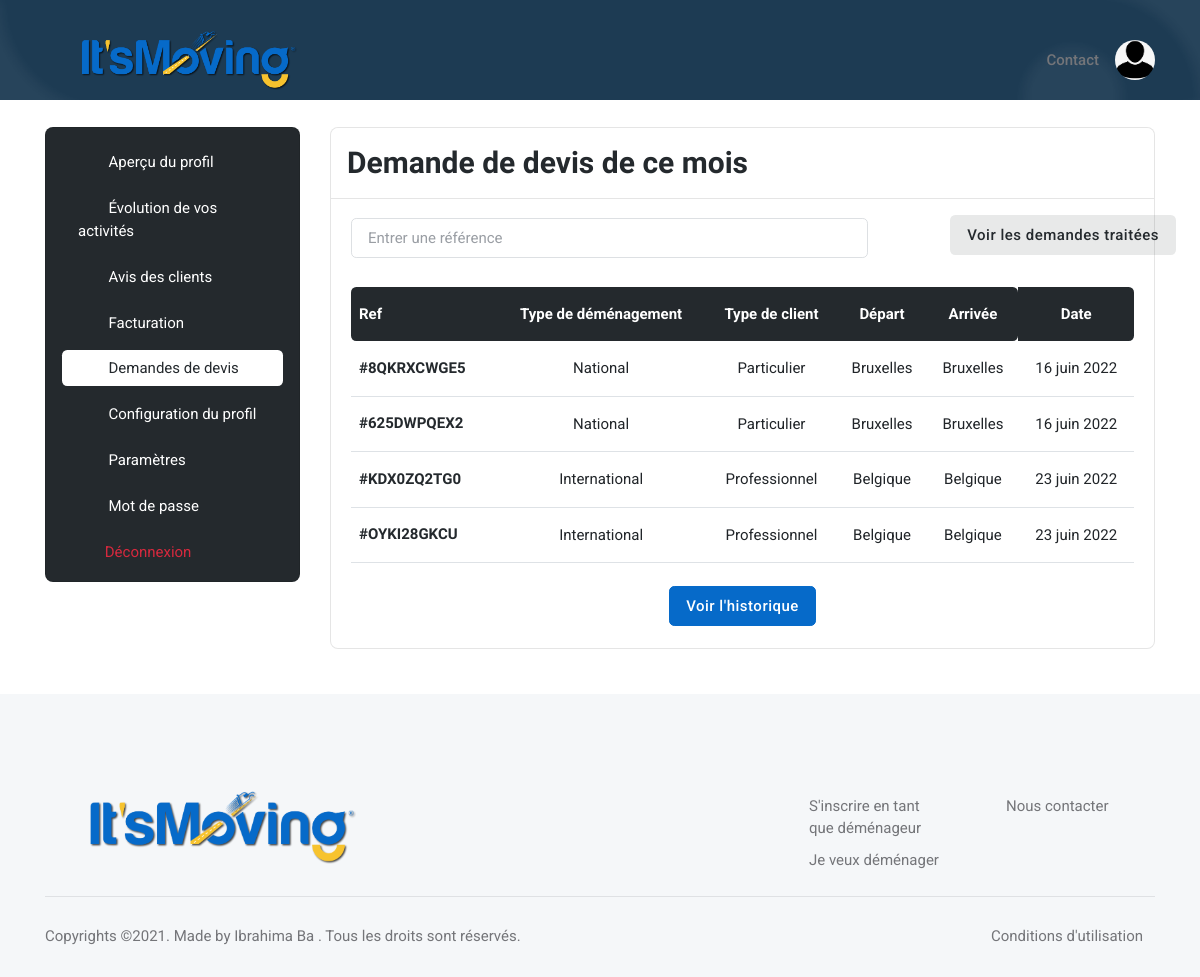
Page /user/quote_request/ (signed in) on the earlier database version.
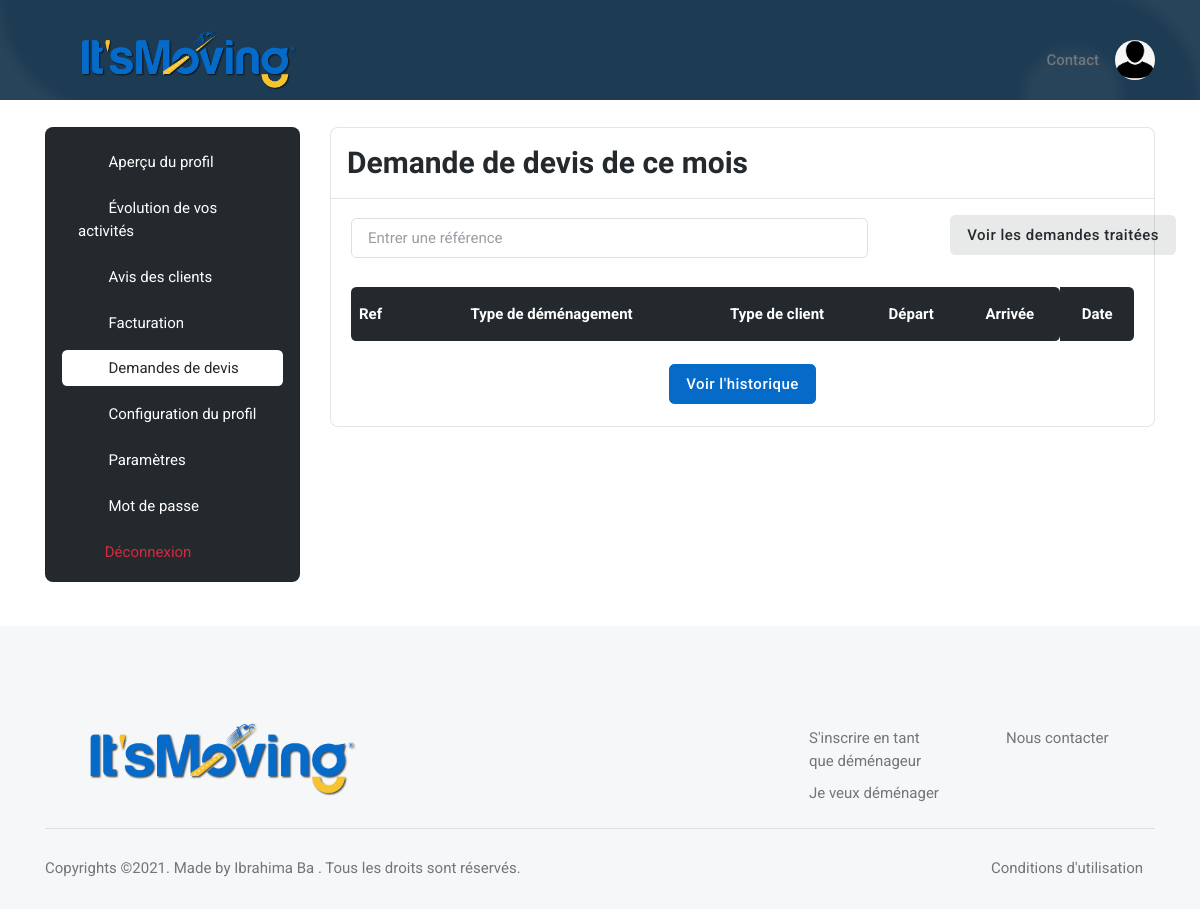
Same page on the later database version.
### base_app/models.py (models this page shows, shortened)
class Mover_Quote_Request(models.Model):
    created = models.DateTimeField(auto_now_add=True)
    quote_request = models.ForeignKey(Quote_Request, on_delete=models.CASCADE)
    treated = models.BooleanField(default=False)
    rejected = models.BooleanField(default=False)
    paid = models.CharField(max_length=20, default='Non payé') #can be 'Non payé' or 'Payé' or 'Vérification en cours...'
    mover = models.ForeignKey(Mover, on_delete=models.CASCADE)

class Quote_Request(models.Model):
    ref = models.CharField(max_length=30)
    Adresse_Departure = models.CharField(max_length=300)
    Postal_Code_Departure = models.IntegerField()
    Residence_Number_or_Name_Departure = models.CharField(max_length=300)
    Residence_Departure = models.CharField(max_length=300)
    Number_Room_Departure = models.IntegerField()
    Country_Arrival = models.CharField(max_length=300, default="")
    City_Arrival_for_international_moving = models.CharField(max_length=300, default="")
    Region_Arrival_for_national_moving = models.CharField(max_length=300, default="")
    Adresse_Arrival = models.CharField(max_length=300)
    Residence_Number_or_Name_Arrival = models.CharField(max_length=300)
    Postal_Code_Arrival = models.IntegerField()
    Residence_Arrival = models.CharField(max_length=300)
    packing_service = models.BooleanField(default=False)
    packaging_materials = models.BooleanField(default=False)
    furniture_assembly_disassembly = models.BooleanField(default=False)
    furniture_storage = models.BooleanField(default=False)
    Additional_informations = models.CharField(max_length=300)
    firstname = models.CharField(max_length=300, default="")
    lastname = models.CharField(max_length=300, default="")
    email = models.EmailField(default="")
    phone_number = models.CharField(max_length=30, default="")
    created = models.DateTimeField(auto_now_add=True)
    distributed = models.BooleanField(default=False)
    moving_date = models.DateTimeField(auto_now_add=False)
    moving_date1 = models.DateTimeField(auto_now_add=False)
    moving_date2 = models.DateTimeField(auto_now_add=False)
    moving_type1 = models.ForeignKey(Moving_Type1, on_delete=models.CASCADE)
    moving_type2 = models.ForeignKey(Moving_Type2, on_delete=models.CASCADE)
    country = models.ForeignKey(Country, on_delete=models.CASCADE, default="")
    region = models.ForeignKey(Region, on_delete=models.CASCADE, default="")

class Moving_Type1(models.Model):  # can be national opr international
    name = models.CharField(max_length=300)

class Moving_Type2(models.Model):  # can be 'particulier' or 'professionnel'
    name = models.CharField(max_length=300)

class Region(models.Model):
    name = models.CharField(max_length=300)
    country = models.ForeignKey(Country, on_delete=models.CASCADE)

class Country(models.Model):
    name = models.CharField(max_length=300)

### user/views.py (the view, shortened to what this page needs)
# urls.py: path('quote_request/', views.quote_request, name='quote_request'),
@login_required
def quote_request(request):
    today = datetime.date.today()
    mover = Mover.objects.filter(user_id=request.user.id).last()
    mover_quote_requests_actual_month = Mover_Quote_Request.objects.filter(mover_id=mover.id, treated=False,
                                                                           created__month=today.month, rejected=False)
    number_quote_request = Mover_Quote_Request.objects.filter(mover_id=mover.id, treated=False, rejected=False).count()
    return render(request, 'user/profile/quote_request.html', {'mover': mover, 'mover_quote_requests_actual_month':
        mover_quote_requests_actual_month, 'number_quote_request': number_quote_request})

### user/templates/user/profile/quote_request.html (shortened to what this page needs)
{% extends 'base_app/base.html' %}
{% load static %}
{% block main %}
    <section class="pt-0">
        <div class="container-fluid px-0">
            <div class="bg-blue h-100px h-md-100px rounded-0" style="background:url({% static 'base_app/assets/images/pattern/04.png' %}) no-repeat center center; background-size:cover;">
            </div>
        </div>
    </section>
	<section class="pt-2">
		<div class="container">
			<div class="row">
				<div class="col-xl-3">
					<nav class="navbar navbar-light navbar-expand-xl mx-0">
						<div class="offcanvas offcanvas-end" tabindex="-1" id="offcanvasNavbar" aria-labelledby="offcanvasNavbarLabel">
							<div class="offcanvas-body p-3 p-xl-0">
								<div class="bg-dark border rounded-3 pb-0 p-3 w-100">
									<div class="list-group list-group-dark list-group-borderless">
										<a class="list-group-item" href="{% url 'preview' %}"><i class="bi bi-person-lines-fill fa-fw me-2"></i>
											Aperçu du profil
										</a>
										<a class="list-group-item" href="{% url 'statistic' %}"><i class="bi bi-graph-up fa-fw me-2"></i>
                                            Évolution de vos activités
                                        </a>
                                        <a class="list-group-item" href="{% url 'reviews' %}"><i class="bi bi-star fa-fw me-2"></i>
                                            Avis des clients
                                        </a>
                                        <a class="list-group-item" href="{% url 'billing' %}"><i class="bi bi-wallet2 fa-fw me-2"></i>
                                            Facturation
                                        </a>
										<a class="list-group-item active" href="{% url 'quote_request' %}"><i class="bi bi-folder-check fa-fw me-2"></i>
											Demandes de devis
										</a>
										<a class="list-group-item" href="{% url 'edit_profile' %}"><i class="bi bi-pencil-square fa-fw me-2"></i>
											Configuration du profil
										</a>
										<a class="list-group-item" href="{% url 'settings' %}"><i class="bi bi-gear fa-fw me-2"></i>
											Paramètres
										</a>
										<a class="list-group-item" href="{% url 'user_password_change' %}"><i class="bi bi-lock fa-fw me-2"></i>
											Mot de passe
										</a>
										<form action="{% url 'logout_user' %}" method="POST">
											<button type="submit" class="list-group-item text-danger bg-danger-soft-hover">
												<i class="fas fa-sign-out-alt fa-fw me-2"></i>Déconnexion
											</button>
                        				</form>
									</div>
								</div>
							</div>
						</div>
					</nav>
				</div>
				<div class="col-xl-9">
					<div class="card border rounded-3">
						<div class="card-header border-bottom">
							<h3 class="mb-0">Demande de devis de ce mois</h3>
						</div>
						<div class="card-body">
							<div class="row g-3 align-items-center justify-content-between mb-4">
								<div class="col-md-8">
									<form class="rounded position-relative" method="POST">
										<input class="form-control pe-5 bg-transparent" type="search" name="ref" placeholder="Entrer une référence" aria-label="Search">
										<button class="btn bg-transparent px-2 py-0 position-absolute top-50 end-0 translate-middle-y" type="submit" name="search" value="search">
											<i class="fas fa-search fs-6 "></i>
										</button>
									</form>
								</div>
								<div class="col-md-3">
									<a type="button" class="btn btn-dark-soft" href="{% url 'treated_quote_request' %}">Voir les demandes traitées</a>
								</div>
							</div>
							<div class="table-responsive border-0">
								<table class="table table-dark-gray align-middle p-4 mb-0 table-hover">
									<thead>
										<tr>
											<th scope="col" class="border-0 rounded-start">Ref</th>
											<th scope="col" class="border-0 text-center">Type de déménagement</th>
											<th scope="col" class="border-0 text-center">Type de client</th>
											<th scope="col" class="border-0 text-center">Départ</th>
											<th scope="col" class="border-0 rounded-end text-center">Arrivée</th>
											<th scope="col" class="border-0 rounded-end text-center">Date</th>
										</tr>
									</thead>
									<tbody>
										{% if mover_quote_request %}
													{% if quote_request.moving_date|date == 'Oct. 10, 1000' %}
														{% load i18n %}
													{% else %}
														{% load i18n %}
													{% endif %}
										{% else %}
											{% for mover_quote_request in mover_quote_requests_actual_month %}
												<tr>
													<td>
														<h6 class="mt-2 mt-lg-0 mb-0">
															<a href="{% url 'mover_quote_request_detail' mover_quote_request.id %}">
																#{{mover_quote_request.quote_request.ref}}
															</a>
														</h6>
													</td>
													<td class="text-center">
														{{mover_quote_request.quote_request.moving_type1.name}}
													</td>
													<td class="text-center">
														{{mover_quote_request.quote_request.moving_type2.name}}
													</td>
													<td class="text-center">
														{% if mover_quote_request.quote_request.moving_type1.name == 'National' %}
															{{mover_quote_request.quote_request.region.name|capfirst}}
														{% else %}
															{{mover_quote_request.quote_request.country.name|capfirst}}
														{% endif %}
													</td>
													<td class="text-center">
														{% if mover_quote_request.quote_request.moving_type1.name == 'National' %}
															{{mover_quote_request.quote_request.Region_Arrival_for_national_moving|capfirst}}
														{% else %}
															{{mover_quote_request.quote_request.Country_Arrival|capfirst}}
														{% endif %}
													</td>
													<td class="text-center">
														{% if mover_quote_request.quote_request.moving_date|date == 'Oct. 10, 1000' %}
															{% load i18n %}
														{% else %}
															{% load i18n %}
															{% language 'fr' %}
																{{mover_quote_request.quote_request.moving_date|date:'d F Y'}}
															{% endlanguage %}
														{% endif %}
													</td>
												</tr>
											{% endfor %}
										{% endif %}
									</tbody>
								</table>
								<center>
									<a type="button" class="btn btn-primary" href="{% url 'all_quote_requests' mover.id %}" style="text-align: right">
										Voir l'historique
									</a>
								</center>
							</div>
						</div>
					</div>
				</div>
			</div>
		</div>
	</section>
{% endblock %}

### base_app/templates/base_app/base.html (shortened to what this page needs)
{% load static %}
<!DOCTYPE html>
<html lang="en">
    <head>
        <link rel="stylesheet" type="text/css" href="{% static 'base_app/assets/vendor/font-awesome/css/all.min.css' %}">
        <link rel="stylesheet" type="text/css" href="{% static 'base_app/assets/vendor/bootstrap-icons/bootstrap-icons.css' %}">
        <link rel="stylesheet" type="text/css" href="{% static 'base_app/assets/vendor/tiny-slider/tiny-slider.css' %}">
        <link rel="stylesheet" type="text/css" href="{% static 'base_app/assets/vendor/apexcharts/css/apexcharts.css' %}">
    </head>
    <body>
        <header class="navbar-light navbar-sticky navbar-transparent">
            <nav class="navbar navbar-expand-lg">
                <div class="container">
                    <a class="navbar-brand me-0" href="{% url 'index' %}">
                        <img class="light-mode-item navbar-brand-item" src="{% static 'base_app/images/logo.png' %}" style="height:60px;" alt="logo">
                    </a>
                    <div class="navbar-collapse collapse" id="navbarCollapse">
                        <ul class="navbar-nav navbar-nav-scroll ms-auto">
                            <li class="nav-item dropdown"><a class="nav-link" href="{% url 'contact_page' %}">Contact</a></li>
                        </ul>
                    </div>
                    {% if user.is_authenticated %}
                        <div class="dropdown ms-1 ms-lg-0">
                            <a class="avatar avatar-sm p-0" href="{% url 'preview' %}" role="button">
                                <img class="avatar-img rounded-circle" src="{% static 'base_app/assets/images/avatar/01.png' %}" alt="avatar">
                            </a>
                        </div>
                    {% else %}
                        <div class="navbar-nav ms-2 d-none d-sm-block">
                            <a type="button" class="btn btn-sm btn-dark mb-0" href="{% url 'login_user' %}">
                                Se connecter
                            </a>
                        </div>
                    {% endif %}
                </div>
            </nav>
        </header>
        <main>
            {% block main %}  {% endblock %}
        </main>
        <footer class="pt-5 bg-light">
            <div class="container">
                <div class="row g-4 justify-content-between pt-5">
                    <div class="col-md-5 col-lg-4">
                        <a class="me-0" href="index.html">
                            <img class="light-mode-item h-240px" src="{% static 'base_app/images/logo.png' %}" alt="logo">
                        </a>
                    </div>
                    <div class="col-md-7 col-lg-6">
                        <div class="row g-4 g-lg-5">
                            <div class="col-6 col-sm-4">
                                <ul class="nav flex-column">
                                    <li class="nav-item"><a class="nav-link pt-0" href="#"></a></li>
                                    <li class="nav-item"><a class="nav-link" href="#"></a></li>
                                    <li class="nav-item"><a class="nav-link" href="#"></a></li>
                                    <li class="nav-item"><a class="nav-link" href="#"></a></li>
                                </ul>
                            </div>
                            <div class="col-6 col-sm-4">
                                <ul class="nav flex-column">
                                    <li class="nav-item">
                                        <a class="nav-link" href="{% url 'mover_inscription' %}">
                                            S'inscrire en tant que déménageur
                                        </a>
                                    </li>
                                    <li class="nav-item">
                                        <a class="nav-link" href="{% url 'devis_page1' %}">
                                            Je veux déménager
                                        </a>
                                    </li>
                                </ul>
                            </div>
                            <div class="col-6 col-sm-4">
                                <ul class="nav flex-column">
                                    <li class="nav-item">
                                        <a class="nav-link" href="{% url 'contact_page' %}">
                                            Nous contacter
                                        </a>
                                    </li>
                                </ul>
                            </div>
                        </div>
                    </div>
                </div>
                <hr>
                <div class="row">
                    <div class="col-12">
                        <div class="d-md-flex justify-content-between align-items-center pt-2 pb-4 text-center">
                            <div class="text-primary-hover"> Copyrights ©2021. Made by
                                <a href="https://www.linkedin.com/in/ibrahima-ba-65255a1b3/" class="text-reset">
                                     Ibrahima Ba
                                </a>. Tous les droits sont réservés.
                            </div>
                            <div class="mt-3 mt-md-0">
                                <ul class="list-inline mb-0">
                                    <li class="list-inline-item">
                                        <a class="nav-link" href="{% url 'terms_of_use' %}">Conditions d'utilisation</a>
                                    </li>
                                </ul>
                            </div>
                        </div>
                    </div>
                </div>
            </div>
        </footer>
    </body>
</html>

Differences in the rows shown:
removed Mover_Quote_Request: quote_request.ref "8QKRXCWGE5", quote_request.moving_type1.name "National", quote_request.moving_type2.name "Particulier", quote_request.region.name "Bruxelles", quote_request.Region_Arrival_for_national_moving "Bruxelles", quote_request.moving_date "16 juin 2022"
removed Mover_Quote_Request: quote_request.ref "625DWPQEX2", quote_request.moving_type1.name "National", quote_request.moving_type2.name "Particulier", quote_request.region.name "Bruxelles", quote_request.Region_Arrival_for_national_moving "Bruxelles", quote_request.moving_date "16 juin 2022"
removed Mover_Quote_Request: quote_request.ref "KDX0ZQ2TG0", quote_request.moving_type1.name "International", quote_request.moving_type2.name "Professionnel", quote_request.country.name "Belgique", quote_request.Country_Arrival "Belgique", quote_request.moving_date "23 juin 2022"
removed Mover_Quote_Request: quote_request.ref "OYKI28GKCU", quote_request.moving_type1.name "International", quote_request.moving_type2.name "Professionnel", quote_request.country.name "Belgique", quote_request.Country_Arrival "Belgique", quote_request.moving_date "23 juin 2022"
